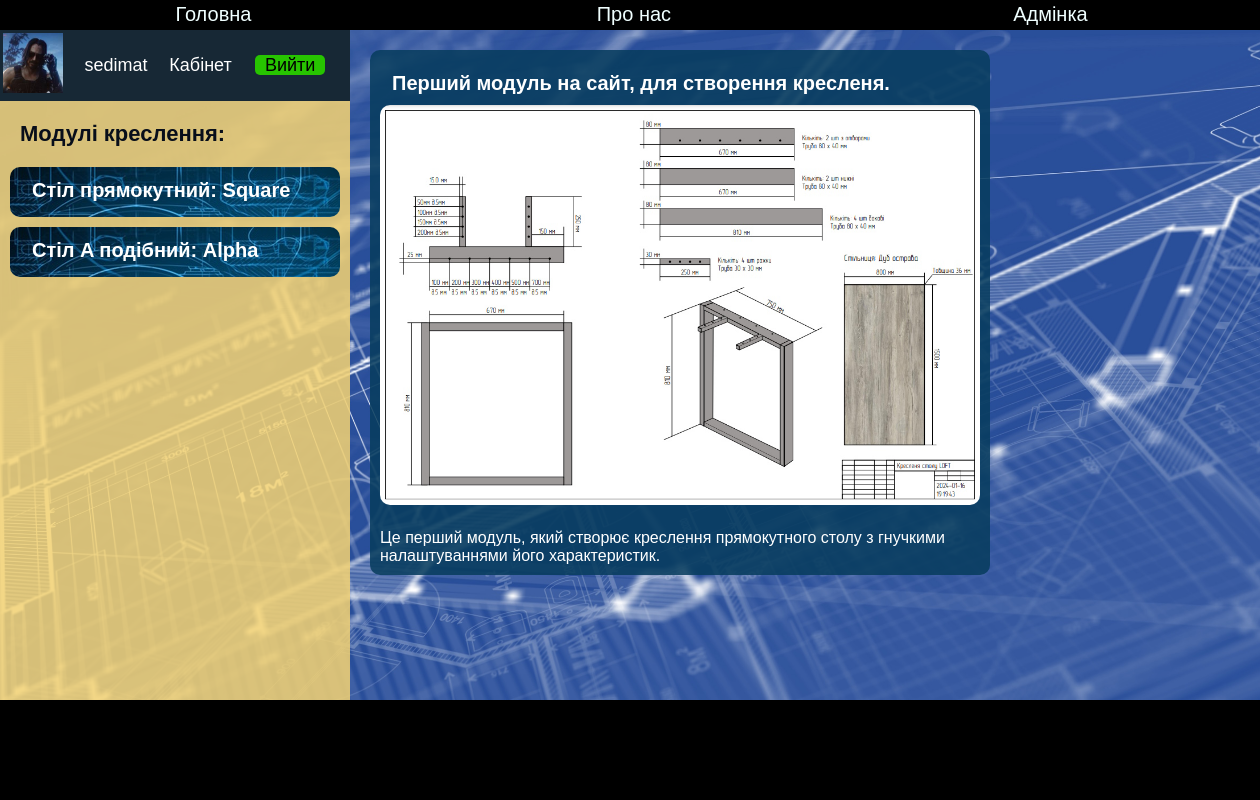
The app's page / (signed in) with its own data.
### Drawing/models.py (models this page shows, shortened)
class UserProfile(models.Model):
    id_user = models.ForeignKey(User, on_delete=models.CASCADE, verbose_name="Користувач")
    avatar = models.ImageField(upload_to='avatar', default='avatar/avatar_crj2ayQ.jpg')
    status = models.CharField(max_length=1, verbose_name="Статус")
    info = models.TextField(verbose_name="Інформація")
    class Meta:
        verbose_name = "Користувач додаток"
        verbose_name_plural = "Користувачі додаток"

class News(models.Model):
    title = models.CharField(max_length=100, verbose_name="Заголовок")
    picture = models.ImageField(upload_to='post_img', default='post_img/news.jpg', verbose_name="Зображення",)
    details = models.TextField(default='test', verbose_name="Інформація",)
    published_date = models.DateTimeField(default=timezone.now, verbose_name="Час")
    class Meta:
        verbose_name = "Новина"
        verbose_name_plural = "Новини"

### Drawing/views.py (the view)
# urls.py: path('', views.index, name='index'),
def index(request):
    news = News.objects.all().order_by("-published_date")
    context = {"news": news}
    if request.user.username:
        context.update(userinfo(request))
        if request.method == "POST":
            user = User.objects.get(username=request.user.username)
            avatar = request.FILES['avatar']  # Довжина столу
            user_prof = UserProfile.objects.get(id_user=user.id)
            user_prof.avatar = avatar
            user_prof.save()
        return render(request, 'Drawing/index.html', context=context)
    return render(request, 'Drawing/index.html')

### Drawing/views.py (called while the page is built)
def userinfo(request):
    try:
        user = User.objects.get(username=request.user.username)
        user_profile = UserProfile.objects.get(id_user=user.id)
        dict_user = {"user": user,
                     "user_profile": user_profile}
        return dict_user
    except:
        return None

### templates/Drawing/index.html (shortened to what this page needs)
{% extends "Drawing/base.html" %}
{% block content1 %}
<div class="log">
    {% if user.is_authenticated %}
    <table class="table_user">
        <tr>
            <td><img class="avatar" src="{{ user_profile.avatar.url }}" width="60"></td>
            <td class="title1" >{{ user.username }}</td>
            <td><a class="title1" href="{% url 'user' %}">Кабінет</a></td>
            <td><a id="knopka0" href="{% url 'logout' %}">Вийти</a></td>
        </tr>
    </table>
    {% endif %}
</div>
{% endblock %}
{% block content %}
{% for n in news %}
    <div class="news_post">
        <h1 class="title3">{{ n.title}}</h1>
        <img class="img_news" src="{{ n.picture.url }}">
        <p class="title2">{{ n.details }}</p>
    </div>
{% endfor %}
{% endblock %}

### static/Drawing/style.css (style rules this page uses)
body { display: flex; flex-direction: column; min-height: 100vh; padding: 0px; margin: 0px; }
a { text-decoration: none; }
.title1 { color: white; font-size: 18px; text-decoration: none; font-family: sans-serif; margin: 0px; padding: 0px; }
.title2 { color: white; font-size: 16px; text-decoration: none; font-family: sans-serif; margin: 10px 0px 10px 10px; padding: 0px; }
.title3 { color: white; font-size: 20px; text-decoration: none; font-family: sans-serif; margin: 10px 10px 0px 10px; padding: 12px 12px 0px 12px; }
.news_post { float: left; border-radius: 10px; background-color: #083c5eDD; margin: 20px 20px 20px 20px; padding: 0px; max-width: 620px; min-height: 300px; }
#knopka0 { margin: 0px; padding: 0px 10px 0px 10px; color: black; background-color: #27c400; border-radius: 5px; text-decoration: none; }
.log { margin: 0px; }
.table_user { background-color: #172835; width: 100%; font-family: sans-serif; font-size: 18px; color: azure; margin: 0px; }
.img_news { border-radius: 10px; margin: 10px; width: 600px; }

### records on screen
UserProfile: avatar (picture)
News: title "Перший модуль на сайт, для створення кресленя.", picture (picture), details "Це перший модуль, який створює креслення прямокутного столу з гнучкими налаштуваннями його характеристик."

### other values on screen
{{ user.username }} "sedimat"
